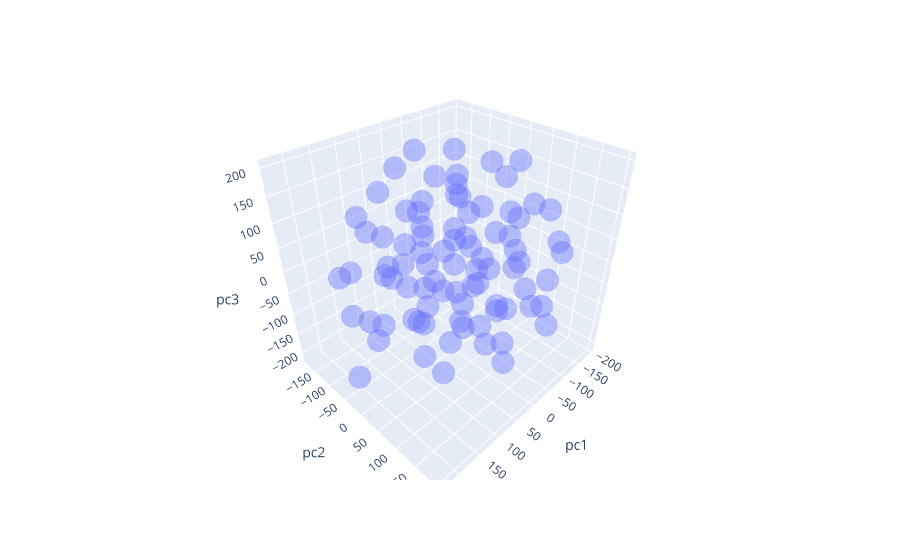

Source (notebook cell):
### Code cell
df = pandas.DataFrame({"pc1": xs,
                   "pc2": ys,
                   "pc3": zs,
                   # "pc4": bs[:100],
                   "source": ns_fixed})

fig = px.scatter_3d(df, x='pc1', y='pc2', z='pc3', 
                    # color='pc4', 
                    hover_name='source', opacity=0.4)
fig.show()

### Figure 1 — Plotly figure (JSON) as saved in the notebook; plotly's stock layout.template omitted (floating-point values rounded to 4 significant figures)
{"data": [{"hovertemplate": "<b>%{hovertext}</b><br><br>pc1=%{x}<br>pc2=%{y}<br>pc3=%{z}<extra></extra>", "hovertext": ["hoopsrumors.com", "nydailynews.com", "foxsports.com", "realgm.com", "cbsnews.com", "washingtonpost.com", "theundefeated.com", "nytimes.com", "sportsnaut.com", "cbssports.com", "bleacherreport.com", "espn.com", "mirror.co.uk", "cnn.com", "yardbarker.com", "inquisitr.com", "football365.com", "wsj.com", "fivethirtyeight.com", "skysports.com", "bbc.com", "dailymail.co.uk", "rotoballer.com", "cbslocal.com", "usatoday.com", "sportingnews.com", "theplayerstribune.com", "hoopshype.com", "fadeawayworld.net", "thedraftnetwork.com", "theonion.com", "independent.co.uk", "theathletic.com", "clutchpoints.com", "thetimes.co.uk", "freep.com", "msn.com", "profootballnetwork.com", "premierleague.com", "sportwitness.co.uk", "dailysnark.com", "sbnation.com", "sportscasting.com", "sportsnet.ca", "givemesport.com", "foxnews.com", "fantasyalarm.com", "telegraph.co.uk", "inquirer.com", "nbaanalysis.net", "heavy.com", "draftkings.com", "apnews.com", "bbc.co.uk", "uproxx.com", "espn.co.uk", "radio.com", "thescore.com", "theringer.com", "dailymotion.com", "nfl.com", "prosportsextra.com", "latimes.com", "gq.com", "nba.com", "iheart.com", "indystar.com", "deadspin.com", "thespun.com", "sportskeeda.com", "cleveland.com", "nbcsports.com", "fansided.com", "thebiglead.com", "pff.com", "247sports.com", "tmz.com", "slamonline.com", "si.com", "bolavip.com", "theguardian.com", "forbes.com", "nesn.com", "nj.com", "nypost.com"], "legendgroup": "", "marker": {"color": "#636efa", "opacity": 0.4, "symbol": "circle"}, "mode": "markers", "name": "", "scene": "scene", "showlegend": false, "type": "scatter3d", "x": [30.36, 142.8, 228.4, 100.9, 123.0, -64.53, -8.127, 11.73, -129.2, 90.02, 150.1, -67.06, -139.5, -23.09, -0.193, -138.8, -34.52, -0.7746, -53.87, 182.2, 207.5, -94.81, -105.1, 138.9, -50.64, 33.88, 82.08, -119.8, -104.8, 112.9, -59.67, 35.18, -129.9, -75.53, -71.25, -176.3, 101.6, 59.81, -91.53, 9.818, -68.18, 0.0173, 110.9, -95.6, -29.53, 37.69, 47.56, -74.46, 199.3, 30.6, 57.74, 64.57, 82.94, -48.58, -100.2, 20.52, 128.5, 10.13, -123.3, -20.01, -161.0, 57.13, -52.19, -32.99, -35.39, 157.4, 29.59, 48.06, -87.94, -12.76, 58.5, 5.387, 116.8, 79.37, -189.0, 65.43, 71.57, -140.9, -189.6, -49.24, 190.1, -172.0, 145.2, 7.45, 1.727], "y": [20.21, 26.79, -7.938, -127.1, -40.07, -160.2, -100.4, -78.73, -93.47, 145.3, 123.7, 87.14, 103.8, -121.9, -84.94, -57.87, -9.802, -28.26, 64.48, -5.286, -60.6, 155.1, 137.9, -136.9, 83.17, -169.9, 33.21, -15.33, 60.16, 166.0, -58.93, -171.0, 3.586, -67.83, -154.9, -69.03, -7.259, 112.2, -82.05, 56.93, -66.73, 39.52, 33.56, -150.8, -30.66, 60.91, 161.0, 76.97, 39.93, 198.4, -19.73, -109.4, -39.53, 44.4, 13.33, -9.442, -107.5, -72.53, 11.64, 111.2, -152.3, 59.09, -14.66, 178.2, -141.9, 98.69, -180.3, -82.76, 169.7, 137.1, -84.72, 141.7, 28.78, 93.66, 100.4, 64.09, -39.83, 65.69, 33.41, 12.1, -66.61, -6.31, -85.46, 136.2, 14.79], "z": [-170.7, 75.19, -141.1, 51.64, 27.67, -19.57, -30.82, -195.4, -45.13, 118.0, -89.92, 33.44, 93.94, 46.51, -108.2, 40.06, -127.0, 9.347, -113.0, -82.33, 37.14, -119.0, -26.15, -25.34, 116.4, -6.547, 14.22, -84.14, -36.93, 15.17, -64.79, 93.35, -178.6, 126.2, -117.0, 122.2, 142.0, 40.11, -167.4, -21.43, 13.99, 50.34, -143.7, 90.32, 200.7, -100.9, -66.86, 199.3, -8.136, 25.06, 71.54, -62.28, -36.36, -212.9, 25.32, -63.14, -135.3, 101.2, 133.7, -60.69, 25.18, 196.4, 76.76, -23.37, 165.7, 40.06, -109.7, 21.01, 57.39, 58.37, 177.3, 150.8, -58.36, -40.18, 2.731, 103.2, -122.5, -104.7, 60.85, -36.93, -58.82, -22.65, 116.6, -159.7, 138.6]}], "layout": {"legend": {"tracegroupgap": 0}, "margin": {"t": 60}, "scene": {"domain": {"x": [0, 1], "y": [0, 1]}, "xaxis": {"title": {"text": "pc1"}}, "yaxis": {"title": {"text": "pc2"}}, "zaxis": {"title": {"text": "pc3"}}}}}
